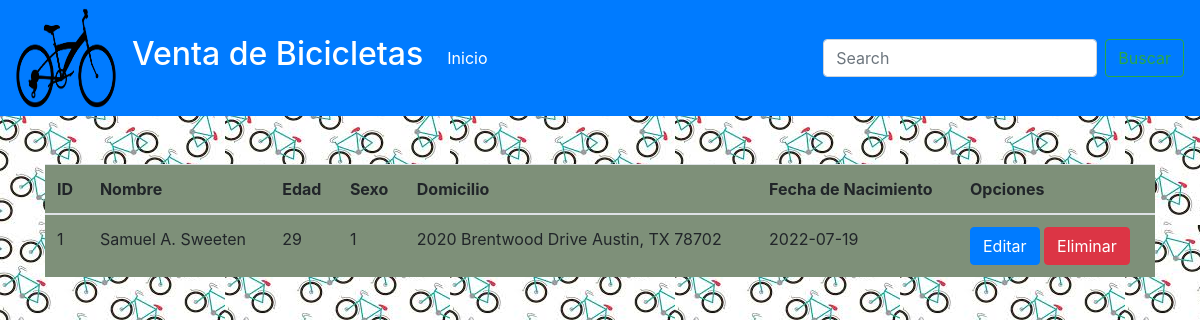
Screenshot of /bici/bici/PracticaWebDatos/resultadoBusqueda.php?termino=Samuel A. Sweeten with the database file from the repository.
### tables this page shows
CREATE TABLE `cliente` (
  `id` int(11) NOT NULL,
  `nombre` varchar(100) NOT NULL,
  `edad` int(11) NOT NULL,
  `sexo` bit(1) NOT NULL,
  `domicilio` varchar(100) NOT NULL,
  `fecha_nacimiento` date NOT NULL
);

### bici/bici/PracticaWebDatos/resultadoBusqueda.php (the view, shortened to what this page needs)
<!DOCTYPE html>
<html lang="en">
<head>
    <link rel="stylesheet" href="css/bootstrap.css">
</head>
<body  background="imagenes/fondo.jpg">
    <?php
        include 'conexion.php';
        include 'menu.php';
    ?>
        <div class="container">
        <div class="row">
        <div class="col-12">
    <?php
        if($_GET["termino"] == ""){
    ?>
        <br>
        <div class="alert alert-danger">No existen registros con ese término de búsqueda</div><br><br>
        <a href="consultarDatos.php">Regresar</a>
    <?php } else {
        $sql = "SELECT * from cliente WHERE nombre LIKE '%" . $_GET["termino"] . "%'";
        $usuarios = $conexion->query($sql);
        if($usuarios->num_rows == 0) {
            echo "<br><div class='alert alert-danger'>No existen registros con ese término de búsqueda</div><br><br>";
        } else {
    ?>
    <br><br>
        <table class="table table-hover">
            <thead>
                <th>ID</th>
                <th>Nombre</th>
                <th>Edad</th>
                <th>Sexo</th>
                <th>Domicilio</th>
                <th>Fecha de Nacimiento</th>
                <th>Opciones</th>
            </thead>
            <tbody>
                <?php while($row = $usuarios->fetch_assoc()) { ?>
                    <tr>
                        <td><?php echo $row["id"]; ?></td>
                        <td><?php echo $row["nombre"]; ?></td>
                        <td><?php echo $row["edad"]; ?></td>
                        <td><?php echo $row["sexo"]; ?></td>
                        <td><?php echo $row["domicilio"]; ?></td>
                        <td><?php echo $row["fecha_nacimiento"]; ?></td>
                        <td>
                            <a href="actualizarRegistro.php?id=<?php echo $row["id"]; ?>" class="btn btn-primary">Editar</a>
                            <a href="eliminarRegistro.php?id=<?php echo $row["id"]; ?>" class="btn btn-danger">Eliminar</a>
                        </td>
                    </tr>
                <?php } ?>
            </tbody>
        </table>
    <?php } } ?>
                </div></div></div>
</body>
</html>

### bici/bici/PracticaWebDatos/resultadoBusqueda.php (style rules this page uses)
th { background-color: #7E9079 ; }
td { background-color: #7E9079 ; }

### rows the page displays
cliente: id "1", nombre "Samuel A. Sweeten", edad "29", sexo "1", domicilio "2020 Brentwood Drive Austin, TX 78702", fecha_nacimiento "2022-07-19"
